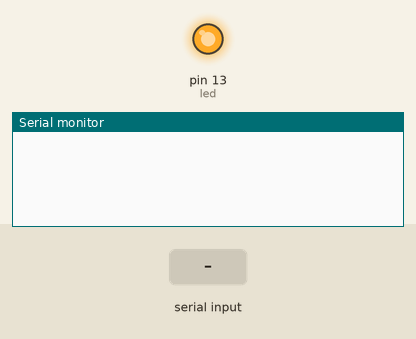
Recording of a sketch running on a simulated Arduino Uno, built with avr-gcc and run on an emulated ATmega328P. Parts: output pins drawn as LEDs (lit = HIGH), the last lines printed to the serial monitor. The inputs (shaded band) are chosen by the test bench.

Above: at 1.2 s.
1.3 s: "1" received over the second serial link
At 2.4 s:
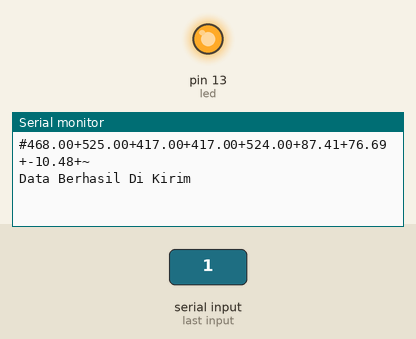
3.4 s: "2" received over the second serial link
At 4.6 s:
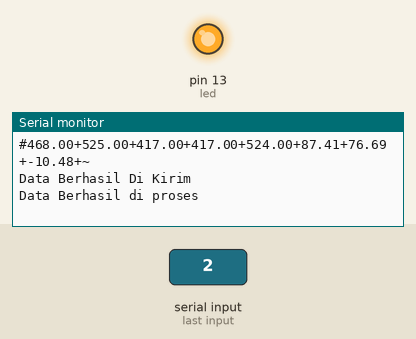
4.9 s: "3" received over the second serial link
At 6.3 s:
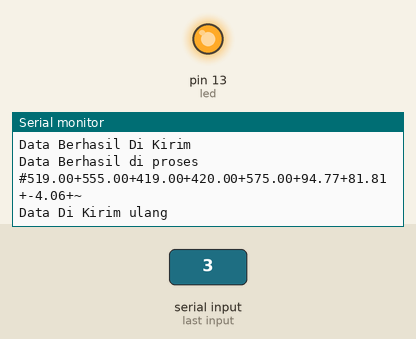

The sketch:

kirim_data.ino
```cpp
#include <SoftwareSerial.h>
SoftwareSerial mySerial(10, 11);
int led = 13;
int flag=0;
double masukan[8][8] =        {{468,525,417,417,524,87.41,76.69,-10.48},{519,555,419,420,575,94.77,81.81,-4.06},
{527,572,465,444,593,87.75,81.52,4.46},{473,548,459,443,548,81.47,81.67,-8.32},{476,519,419,418,515,95.54,77.31,-4.42},{510,522,445,445,536,106.2,70.73,-2.74},
{509,553,446,436,550,104.71,71.36,-0.13},{490,519,418,420,551,87.03,83.72,-5.77}};
void setup() {
  // initialise serial communications at 9600 bps:
  Serial.begin(9600);
  mySerial.begin(9600);
  pinMode(led, OUTPUT);
  digitalWrite(led, HIGH);
}

void loop() {
  if(mySerial.available()){
  char data = mySerial.read();
 if(data=='1')
  {
      sendAndroidValues();
      Serial.println("Data Berhasil Di Kirim");
  }
  else if(data=='2')
  {
    flag++;
          Serial.println("Data Berhasil di proses");
  }
  else if(data=='3')
  {
          sendAndroidValues();
      Serial.println("Data Di Kirim ulang");
  }
   delay(100);
}
}
//sends the values from the sensor over serial to BT module
void sendAndroidValues()
 {
      if(flag>7)
   {
     flag=0;
   }
    delay(500);        //added a delay to eliminate missed transmissions
  //puts # before the values so our app knows what to do with the data
  mySerial.print('#');
   Serial.print('#');
  //for loop cycles through 4 sensors and sends values via serial
  for(int k=0; k<8; k++)
  {
    mySerial.print(masukan[flag][k]);
    mySerial.print('+');
    Serial.print(masukan[flag][k]);
    Serial.print('+');
    //technically not needed but I prefer to break up data values
    //so they are easier to see when debugging
  }
 mySerial.print('~'); //used as an end of transmission character - used in app for string length
 mySerial.println();
  Serial.print('~'); //used as an end of transmission character - used in app for string length
 Serial.println();
 delay(100);        //added a delay to eliminate missed transmissions
}
```

Measured:
- after the input at 1.3 s, the serial monitor: prints a new line after 0.50 s (image 1)
- after the input at 3.4 s, the serial monitor: prints a new line at once (image 2)
- after the input at 4.9 s, the serial monitor: prints a new line after 0.50 s (image 3)
